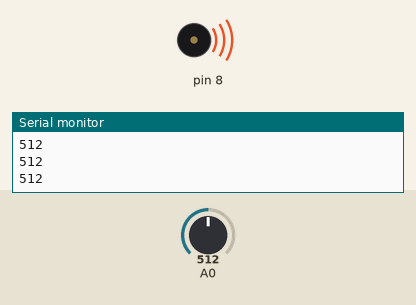
Recording of a sketch running on a simulated Arduino Uno, built with avr-gcc and run on an emulated ATmega328P. Parts: buzzer (waves = sounding), the last lines printed to the serial monitor. The test bench sets the inputs (shaded band); at power-on: A0 = 512.

Above: at 1.2 s.
1.3 s: A0 set to 489
At 2.5 s:
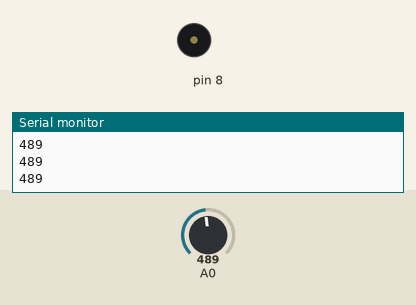
2.8 s: A0 set to 511
At 3.9 s:
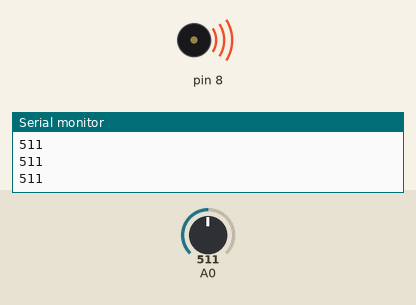
4.3 s: A0 set to 495
At 5.0 s:
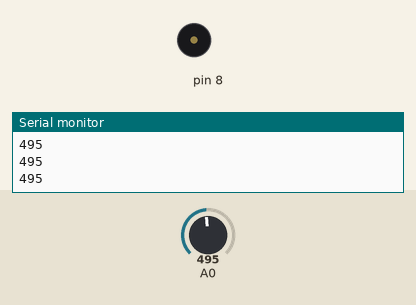
Timing chart, 0 to 7.3 s (numbered marks = the images above; inputs shaded):
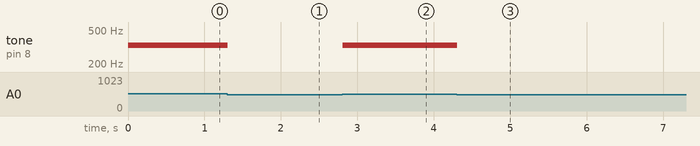

Measured:
- the behaviour switches between 505 and 504 on A0 (found by bisection; images 0 and 1)
- after the input at 1.3 s, tone on pin 8: 330 Hz → silent at once
- after the input at 2.8 s, tone on pin 8: silent → 330 Hz at once
- after the input at 4.3 s, tone on pin 8: 330 Hz → silent at once

The sketch:

arduinouno_07_piano.ino
```cpp
int buttons[6];

int notes[] = {264, 294, 330, 349};

void setup() {
  Serial.begin(9600);

  buttons[0] = 2;
}

void loop() {
  int keyVal = analogRead(A0);
  Serial.println(keyVal);

  if (keyVal == 1023) {
    tone(8, notes[0]);
  }
  else if (keyVal >= 990 && keyVal <= 1010) {
    tone(8, notes[1]);
  }
  else if (keyVal >= 505 && keyVal <= 515) {
    tone(8, notes[2]);
  }
  else if (keyVal >= 5 && keyVal <= 10) {
    tone(8, notes[3]);
  }
  else {
    noTone(8);
  }
}
```
